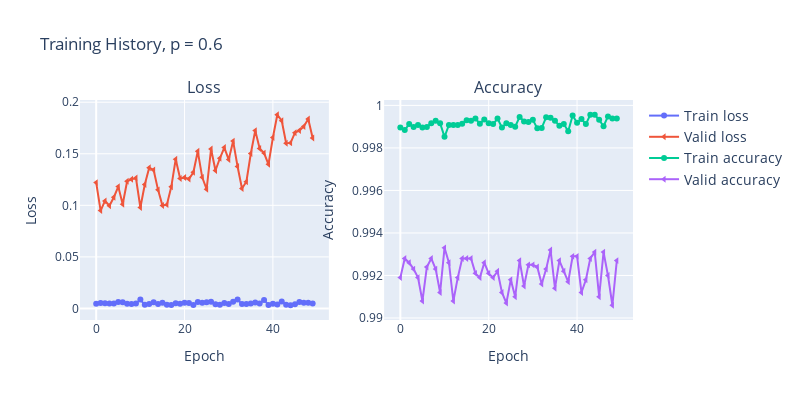

The code cell stored with this chart in its notebook:
### Code cell
import plotly.graph_objs as go
import plotly.express as px
from plotly.subplots import make_subplots

x_arr = np.arange(len(hists[0]) + 1)
fig = make_subplots(rows=1, cols=2, subplot_titles=('Loss', 'Accuracy'))
fig.add_trace(go.Scatter(x=x_arr, y=hists_cnn[0], mode='lines+markers', name='Train loss', marker=dict(symbol='circle')), row=1, col=1)
fig.add_trace(go.Scatter(x=x_arr, y=hists_cnn[2], mode='lines+markers', name='Valid loss', marker=dict(symbol='triangle-left')), row=1, col=1)
fig.add_trace(go.Scatter(x=x_arr, y=hists_cnn[1], mode='lines+markers', name='Train accuracy', marker=dict(symbol='circle')), row=1, col=2)
fig.add_trace(go.Scatter(x=x_arr, y=hists_cnn[3], mode='lines+markers', name='Valid accuracy', marker=dict(symbol='triangle-left')), row=1, col=2)
fig.update_yaxes(title_text='Loss', row=1, col=1)
fig.update_xaxes(title_text='Epoch', row=1, col=1)
fig.update_yaxes(title_text='Accuracy', row=1, col=2)
fig.update_xaxes(title_text='Epoch', row=1, col=2)
fig.update_layout(
    title_text="Training History, p = 0.6",
    width=800, height=400,
    legend=dict(font=dict(size=14))
)
fig.show()

### Figure 1 — Plotly figure (JSON) as saved in the notebook; plotly's stock layout.template omitted (floating-point values rounded to 4 significant figures)
{"data": [{"marker": {"symbol": "circle"}, "mode": "lines+markers", "name": "Train loss", "type": "scatter", "x": [0, 1, 2, 3, 4, 5, 6, 7, 8, 9, 10, 11, 12, 13, 14, 15, 16, 17, 18, 19, 20, 21, 22, 23, 24, 25, 26, 27, 28, 29, 30, 31, 32, 33, 34, 35, 36, 37, 38, 39, 40, 41, 42, 43, 44, 45, 46, 47, 48, 49, 50], "xaxis": "x", "y": [0.004653, 0.005353, 0.004947, 0.004898, 0.004791, 0.006215, 0.005931, 0.004498, 0.004423, 0.004843, 0.008572, 0.003522, 0.004247, 0.005951, 0.004374, 0.005512, 0.00351, 0.003239, 0.004982, 0.004525, 0.005616, 0.005198, 0.003239, 0.00619, 0.00544, 0.006003, 0.006591, 0.004051, 0.003597, 0.005185, 0.00434, 0.006368, 0.008582, 0.004205, 0.004243, 0.004687, 0.005797, 0.004801, 0.008241, 0.003383, 0.004559, 0.003911, 0.006689, 0.003566, 0.003091, 0.004119, 0.006361, 0.005488, 0.00558, 0.004773], "yaxis": "y"}, {"marker": {"symbol": "triangle-left"}, "mode": "lines+markers", "name": "Valid loss", "type": "scatter", "x": [0, 1, 2, 3, 4, 5, 6, 7, 8, 9, 10, 11, 12, 13, 14, 15, 16, 17, 18, 19, 20, 21, 22, 23, 24, 25, 26, 27, 28, 29, 30, 31, 32, 33, 34, 35, 36, 37, 38, 39, 40, 41, 42, 43, 44, 45, 46, 47, 48, 49, 50], "xaxis": "x", "y": [0.122, 0.09489, 0.1043, 0.09956, 0.1079, 0.1181, 0.1011, 0.1234, 0.1252, 0.1265, 0.09792, 0.1203, 0.1365, 0.1343, 0.115, 0.0998, 0.1007, 0.1179, 0.1447, 0.126, 0.1269, 0.1256, 0.132, 0.1524, 0.1271, 0.1156, 0.1546, 0.1338, 0.1457, 0.156, 0.1443, 0.1623, 0.1377, 0.1163, 0.1229, 0.1502, 0.1725, 0.1551, 0.1506, 0.1398, 0.1657, 0.1878, 0.182, 0.1602, 0.1606, 0.1704, 0.1725, 0.1765, 0.1838, 0.1653], "yaxis": "y"}, {"marker": {"symbol": "circle"}, "mode": "lines+markers", "name": "Train accuracy", "type": "scatter", "x": [0, 1, 2, 3, 4, 5, 6, 7, 8, 9, 10, 11, 12, 13, 14, 15, 16, 17, 18, 19, 20, 21, 22, 23, 24, 25, 26, 27, 28, 29, 30, 31, 32, 33, 34, 35, 36, 37, 38, 39, 40, 41, 42, 43, 44, 45, 46, 47, 48, 49, 50], "xaxis": "x2", "y": [0.999, 0.9988, 0.9991, 0.999, 0.9991, 0.999, 0.999, 0.9992, 0.9993, 0.9992, 0.9985, 0.9991, 0.9991, 0.9991, 0.9991, 0.9993, 0.9993, 0.9994, 0.9991, 0.9993, 0.9992, 0.9991, 0.9994, 0.999, 0.9992, 0.9991, 0.999, 0.9995, 0.9992, 0.9992, 0.9993, 0.9989, 0.9989, 0.9994, 0.9994, 0.9993, 0.999, 0.9991, 0.9988, 0.9995, 0.9992, 0.9994, 0.9991, 0.9996, 0.9996, 0.9993, 0.999, 0.9995, 0.9994, 0.9994], "yaxis": "y2"}, {"marker": {"symbol": "triangle-left"}, "mode": "lines+markers", "name": "Valid accuracy", "type": "scatter", "x": [0, 1, 2, 3, 4, 5, 6, 7, 8, 9, 10, 11, 12, 13, 14, 15, 16, 17, 18, 19, 20, 21, 22, 23, 24, 25, 26, 27, 28, 29, 30, 31, 32, 33, 34, 35, 36, 37, 38, 39, 40, 41, 42, 43, 44, 45, 46, 47, 48, 49, 50], "xaxis": "x2", "y": [0.9919, 0.9928, 0.9926, 0.9923, 0.9919, 0.9908, 0.9924, 0.9928, 0.9923, 0.9912, 0.9933, 0.9926, 0.9908, 0.9919, 0.9928, 0.9928, 0.9928, 0.9921, 0.9919, 0.9926, 0.9921, 0.9919, 0.9922, 0.9912, 0.9907, 0.9918, 0.991, 0.9927, 0.9915, 0.9925, 0.9925, 0.9924, 0.9916, 0.9923, 0.9932, 0.9914, 0.9927, 0.9922, 0.9917, 0.9929, 0.9929, 0.9912, 0.9918, 0.9928, 0.9931, 0.991, 0.9931, 0.992, 0.9906, 0.9927], "yaxis": "y2"}], "layout": {"annotations": [{"font": {"size": 16}, "showarrow": false, "text": "Loss", "x": 0.225, "xanchor": "center", "xref": "paper", "y": 1, "yanchor": "bottom", "yref": "paper"}, {"font": {"size": 16}, "showarrow": false, "text": "Accuracy", "x": 0.775, "xanchor": "center", "xref": "paper", "y": 1, "yanchor": "bottom", "yref": "paper"}], "height": 400, "legend": {"font": {"size": 14}}, "title": {"text": "Training History, p = 0.6"}, "width": 800, "xaxis": {"anchor": "y", "domain": [0, 0.45], "title": {"text": "Epoch"}}, "xaxis2": {"anchor": "y2", "domain": [0.55, 1], "title": {"text": "Epoch"}}, "yaxis": {"anchor": "x", "domain": [0, 1], "title": {"text": "Loss"}}, "yaxis2": {"anchor": "x2", "domain": [0, 1], "title": {"text": "Accuracy"}}}}
